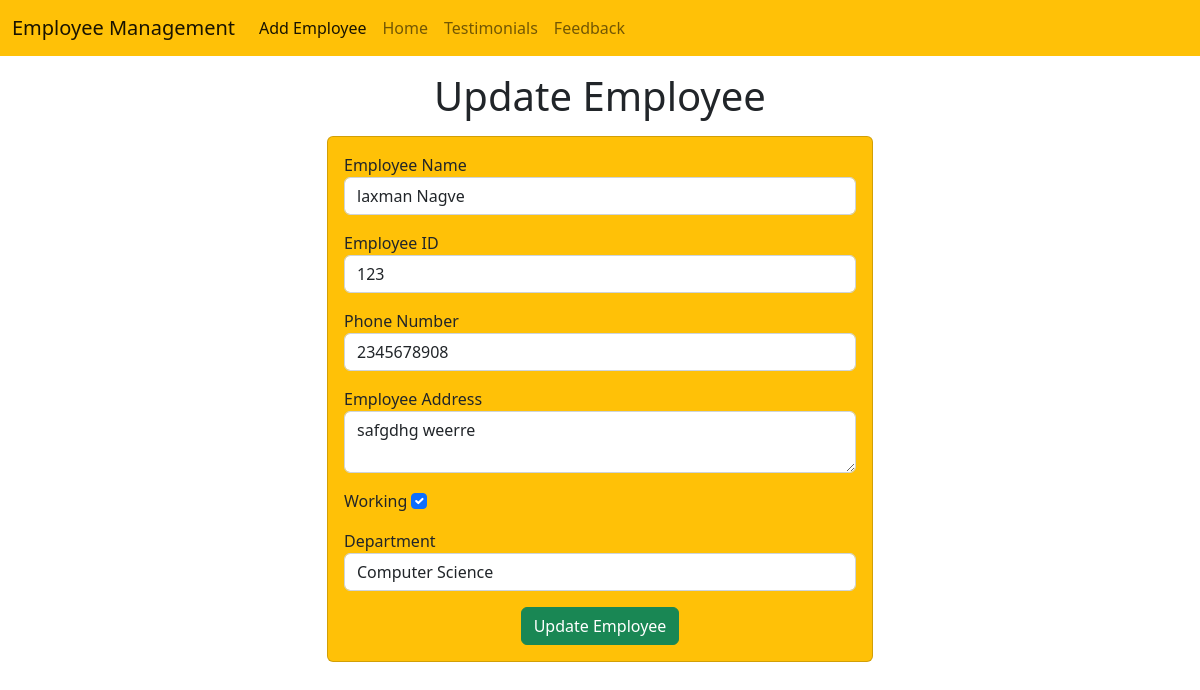
The app's page /emp/update-emp/12 with its own data.
### emp/models.py (models this page shows, shortened)
class Emp(models.Model):
    name=models.CharField(max_length=200)
    emp_id=models.CharField(max_length=200)
    phone=models.CharField(max_length=12)
    address=models.CharField(max_length=150)
    working=models.BooleanField(default=True)
    department=models.CharField(max_length=20)

### emp/views.py (the view)
# urls.py: path('update-emp/<int:emp_id>',update_emp),
def update_emp(request,emp_id):
    emp=Emp.objects.get(pk=emp_id)
    return render(request,"emp/update_emp.html",{
        'emp':emp
    })

### myapp/templates/emp/update_emp.html (shortened to what this page needs)
<!doctype html>
<html lang="en">
  <head>
    <link href="https://cdn.jsdelivr.net/npm/bootstrap@5.2.3/dist/css/bootstrap.min.css" rel="stylesheet">
  </head>
  <body>
    {% include 'emp/navbar.html' %}
    <h1 class="text-center my-3">Update Employee</h1>
    <div class="container">
        <div class="row">
            <div class="col-md-6 offset-md-3">
                <div class="card bg-warning text-dark">
                    <div class="card-body">
                        <form action="/emp/do-update-emp/{{emp.id}}" method="POST">
                            <div class="mb-3">
                                <label for="name">Employee Name</label>
                                <input id="name" type="text" class="form-control" placeholder="Enter emp name" name="emp_name" value="{{emp.name}}">
                            </div>
                            <div class="mb-3">
                                <label for="id">Employee ID</label>
                                <input id="id" type="text" class="form-control" placeholder="Enter emp id" name="emp_id" value="{{emp.emp_id}}">
                            </div>
                            <div class="mb-3">
                                <label for="number">Phone Number</label>
                                <input id="number" type="text" class="form-control" placeholder="emp phone number" name="emp_phone" value="{{emp.phone}}">
                            </div>
                            <div class="mb-3">
                                <label for="address">Employee Address</label>
                                <textarea name="emp_address" id="address" row="5" class="form-control" placeholder="emp address">{{emp.address}}</textarea>
                            </div>
                            <div class="mb-3" form-check>
                                <label for="working">Working</label>
                                <input {% if emp.working %} checked {% endif %} id="working" name="emp_working" type="checkbox" class="form-check-input">
                            </div>
                            <div class="mb-3">
                                <label for="department">Department</label>
                                <select value="emp.department" name="emp_department" id="department" class="form-control">
                                    <option value="CSE">Computer Science</option>
                                </select>
                            </div>
                            <div class="container text-center">
                                <button class="btn btn-success">
                                    Update Employee
                                </button>
                            </div>
                        </form>
                    </div>
                </div>
            </div>
        </div>
    </div>
  </body>
</html>

### records on screen
Emp: emp_name "laxman Nagve", emp_id "123", emp_phone "2345678908", emp_address "safgdhg weerre", working "☑"
